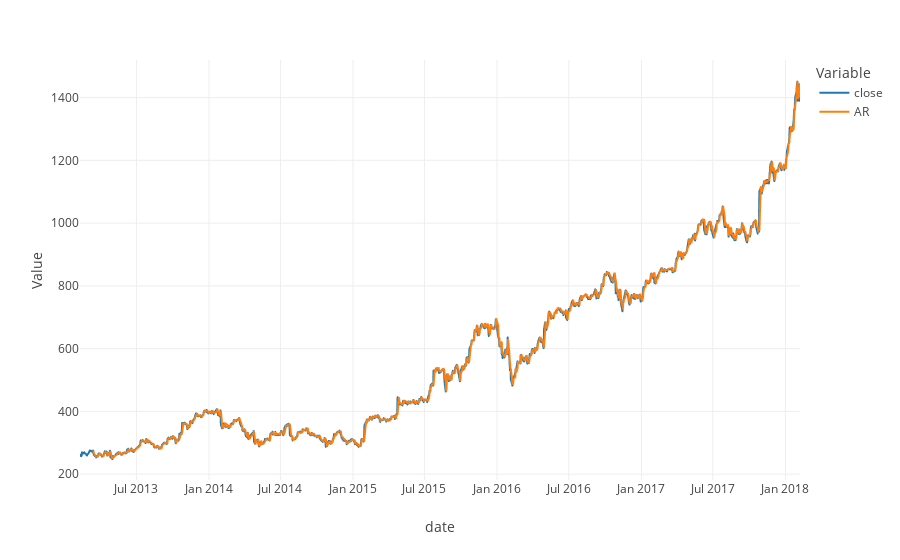

The cell this chart's notebook holds for it:
### Code cell
ilinechart(melted, "date", "Value", groups="Variable")

### Figure 1 — Plotly figure (JSON) as saved in the notebook; plotly's stock layout.template omitted (floating-point values rounded to 4 significant figures; data arrays with more than 128 entries replaced by an {"elided": "..."} marker saying what was removed)
{"data": [{"hovertemplate": "Variable=close<br>date=%{x}<br>Value=%{y}<extra></extra>", "legendgroup": "close", "line": {"color": "#1F77B4", "dash": "solid"}, "mode": "lines", "name": "close", "showlegend": true, "type": "scattergl", "x": {"elided": "1259 str values"}, "xaxis": "x", "y": {"elided": "1259 float values"}, "yaxis": "y"}, {"hovertemplate": "Variable=AR<br>date=%{x}<br>Value=%{y}<extra></extra>", "legendgroup": "AR", "line": {"color": "#FF7F0E", "dash": "solid"}, "mode": "lines", "name": "AR", "showlegend": true, "type": "scattergl", "x": {"elided": "1259 str values"}, "xaxis": "x", "y": {"elided": "1259 float values"}, "yaxis": "y"}], "layout": {"legend": {"title": {"text": "Variable"}, "tracegroupgap": 0}, "margin": {"t": 60}, "title": {"x": 0.5}, "xaxis": {"anchor": "y", "domain": [0, 1], "title": {"text": "date"}}, "yaxis": {"anchor": "x", "domain": [0, 1], "title": {"text": "Value"}}}}
